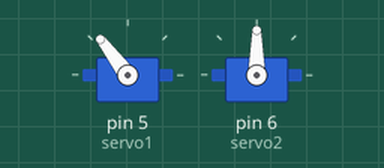
Recording of a sketch running on a simulated Arduino Uno, built with avr-gcc and run on an emulated ATmega328P. Shown: 2 × servo.

Above: at 0.05 s.
At 0.2 s:
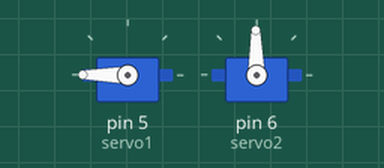
At 0.35 s:
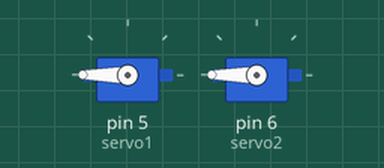
Timing chart, 0 to 3.0 s (numbered marks = the images above):
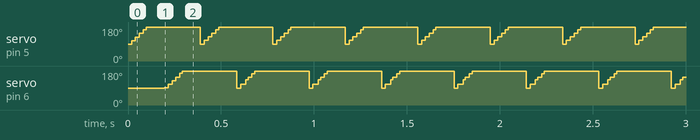

The sketch:

Servo_Test.ino
```cpp
#include <Servo.h>
Servo servo1;
Servo servo2;

void setup() {
  servo1.attach(5);
  servo2.attach(6);
  Serial.begin(9600);
}

void loop() {

  //VALORPOT = analogRead(A0);
  //Serial.println(VALORPOT); //min 5, max 1017
  //ANGULO= map(VALORPOT, 0, 1023, 0, 200);
  //servo1.write(ANGULO);
  //delay(1000);
  for(int k=90; k<=270; k++){
    servo1.write(k);
    delay(1);

  }
  for(int k=90; k<=270; k++){
    servo2.write(k);
    delay(1);

  }

}
```

Measured:
- by itself, servo on pin 5 (servo1), servo on pin 6 (servo2): ramps from 90° to 180° and jumps back, once every 0.39 s
